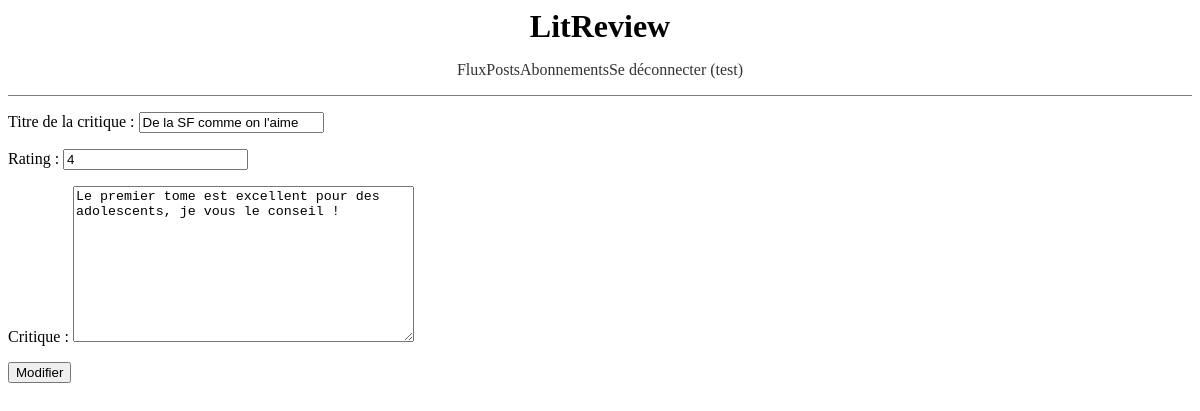
The app's page /update_critique/15/ (signed in) with its own data.
### authentication/models.py (models this page shows)
class User(AbstractUser):
    pass

### ticket/models.py (models this page shows)
class Critique(models.Model):
    headline = models.CharField(max_length=128, verbose_name='Titre de la critique')
    body = models.TextField(max_length=8192, verbose_name='Critique')
    ticket = models.ForeignKey(Ticket, on_delete=models.CASCADE, related_name='critique')
    rating = models.PositiveSmallIntegerField(validators=[MinValueValidator(0), MaxValueValidator(5)])
    time_created = models.DateTimeField(auto_now_add=True)
    user = models.ForeignKey(settings.AUTH_USER_MODEL, on_delete=models.CASCADE)

### ticket/views.py (the view)
# urls.py: path('update_critique/<int:pk>/', ticket.views.CritiqueUpdateView.as_view(), name='update_critique'),
class CritiqueUpdateView(UpdateView):
    model = models.Critique
    fields = ['headline', 'rating', 'body']
    success_url = reverse_lazy('posts')
    template_name = 'ticket/critique_update_view.html'

### ticket/templates/ticket/critique_update_view.html (shortened to what this page needs)
{% extends 'base.html' %}
{% block content %}
<form method="post">
  {{ form.as_p }}
  <button type="submit">Modifier</button>
</form>
{% endblock content %}

### templates/base.html (shortened to what this page needs)
{% load static %}
<html>
    <head>
        <link rel="stylesheet" href="{% static 'app.css' %}">
    </head>
    <body>
        <header>
            <h1> LitReview </h1>
            {% if user.is_authenticated %}
          <nav>
            <ul>
              <li><a href="{% url 'flux' %}">Flux</a></li>
              <li><a href="{% url 'posts' %}">Posts</a></li>
              <li><a href="{% url 'users_followed' %}">Abonnements</a></li>
              <li><a href="{% url 'logout' %}">Se déconnecter ({{ request.user.username }})</a></li>
            </ul>
          </nav>
            {% endif %}
        </header>
        <div class="main">
            {% block content %}
            {% endblock content %}
        </div>
    </body>
</html>

### static/app.css (style rules this page uses)
header { display: flex; justify-content: center; align-items: center; flex-direction: column; border-bottom: 1px solid gray; }
nav { display: flex; justify-content: space-between; align-items: center; }
nav > ul { display: flex; list-style: none; margin-left: 0; padding: 0; }
a { text-decoration: none; color: #333; }
h1 { margin : 0; padding : 0; }

### records on screen
User: user.username "test"
Critique: headline "De la SF comme on l'aime", rating "4", body "Le premier tome est excellent pour des adolescents, je vous le conseil !"
